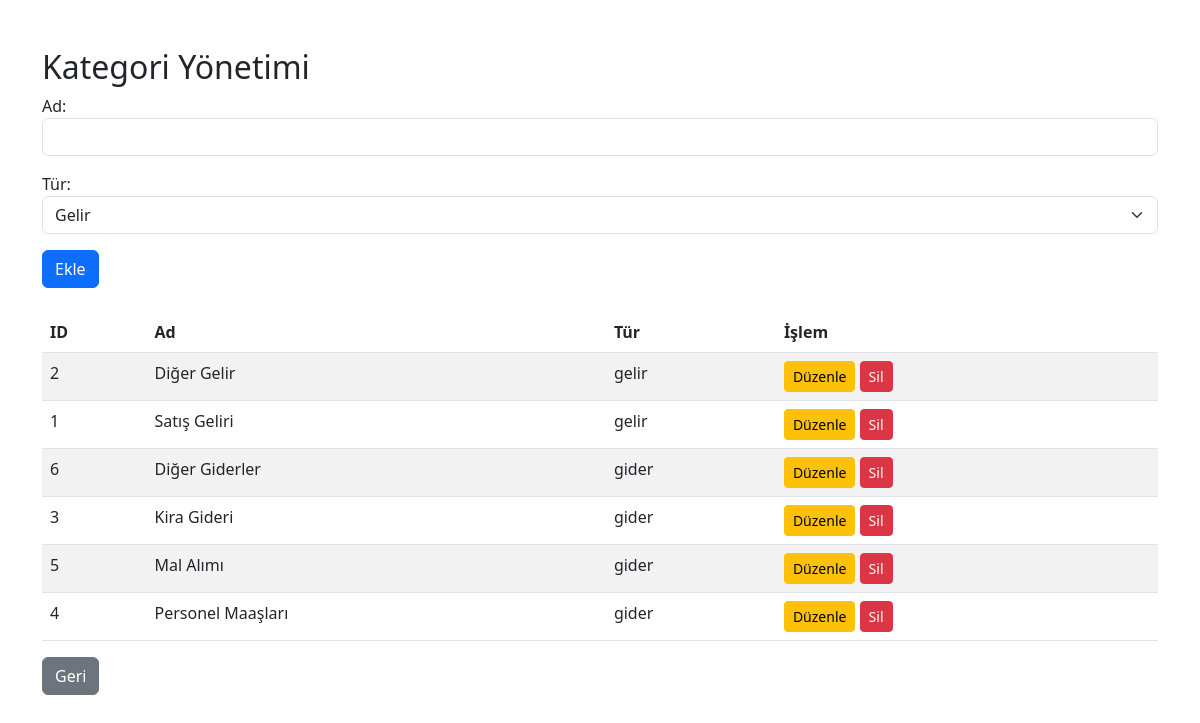
/kategoriler.php (signed in), run on the app's committed database.
### tables this page shows
CREATE TABLE IF NOT EXISTS `kategoriler` (
  `id` int NOT NULL AUTO_INCREMENT,
  `ad` varchar(100) NOT NULL,
  `tur` enum('gelir','gider') NOT NULL,
  PRIMARY KEY (`id`)
);

### kategoriler.php (the view, shortened to what this page needs)
<?php
include 'db.php';
$edit_row = null;
$result = $conn->query("SELECT * FROM kategoriler ORDER BY tur, ad");
?>
<!DOCTYPE html>
<html lang="tr">
<head>
    <link href="https://cdn.jsdelivr.net/npm/bootstrap@5.3.0/dist/css/bootstrap.min.css" rel="stylesheet">
</head>
<body class="container mt-5">
    <h2>Kategori Yönetimi</h2>
    <form method="post" class="mb-4">
        <div class="mb-3">
            <label>Ad:</label>
            <input type="text" name="ad" class="form-control" value="<?php echo $edit_row['ad'] ?? ''; ?>" required>
        </div>
        <div class="mb-3">
            <label>Tür:</label>
            <select name="tur" class="form-select" required>
                <option value="gelir" <?php if ($edit_row && $edit_row['tur'] == 'gelir') echo 'selected'; ?>>Gelir</option>
            </select>
        </div>
        <button type="submit" class="btn btn-primary"><?php echo $edit_row ? 'Güncelle' : 'Ekle'; ?></button>
    </form>
    <table class="table table-striped">
        <thead><tr><th>ID</th><th>Ad</th><th>Tür</th><th>İşlem</th></tr></thead>
        <tbody>
            <?php while($row = $result->fetch_assoc()): ?>
            <tr>
                <td><?php echo $row['id']; ?></td>
                <td><?php echo $row['ad']; ?></td>
                <td><?php echo $row['tur']; ?></td>
                <td>
                    <a href="?edit_id=<?php echo $row['id']; ?>" class="btn btn-warning btn-sm">Düzenle</a>
                    <a href="?delete_id=<?php echo $row['id']; ?>" class="btn btn-danger btn-sm" onclick="return confirm('Silmek istediğinizden emin misiniz?')">Sil</a>
                </td>
            </tr>
            <?php endwhile; ?>
        </tbody>
    </table>
    <a href="index.php" class="btn btn-secondary">Geri</a>
</body>
</html>

### data on the page
kategoriler: id "2", ad "Diğer Gelir", tur "gelir"
kategoriler: id "1", ad "Satış Geliri", tur "gelir"
kategoriler: id "6", ad "Diğer Giderler", tur "gider"
kategoriler: id "3", ad "Kira Gideri", tur "gider"
kategoriler: id "5", ad "Mal Alımı", tur "gider"
kategoriler: id "4", ad "Personel Maaşları", tur "gider"
